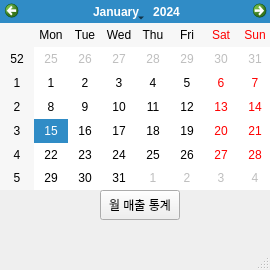
<?xml version="1.0" encoding="UTF-8"?>
<ui version="4.0">
 <class>graph_month</class>
 <widget class="QMainWindow" name="graph_month">
  <property name="geometry">
   <rect>
    <x>0</x>
    <y>0</y>
    <width>270</width>
    <height>270</height>
   </rect>
  </property>
  <property name="windowTitle">
   <string>MainWindow</string>
  </property>
  <widget class="QWidget" name="centralwidget">
   <widget class="QPushButton" name="pushButton">
    <property name="geometry">
     <rect>
      <x>100</x>
      <y>190</y>
      <width>80</width>
      <height>30</height>
     </rect>
    </property>
    <property name="text">
     <string>월 매출 통계</string>
    </property>
   </widget>
   <widget class="QCalendarWidget" name="calendarWidget">
    <property name="geometry">
     <rect>
      <x>0</x>
      <y>0</y>
      <width>272</width>
      <height>190</height>
     </rect>
    </property>
   </widget>
  </widget>
  <widget class="QMenuBar" name="menubar">
   <property name="geometry">
    <rect>
     <x>0</x>
     <y>0</y>
     <width>270</width>
     <height>22</height>
    </rect>
   </property>
  </widget>
  <widget class="QStatusBar" name="statusbar"/>
 </widget>
 <resources/>
 <connections/>
</ui>
